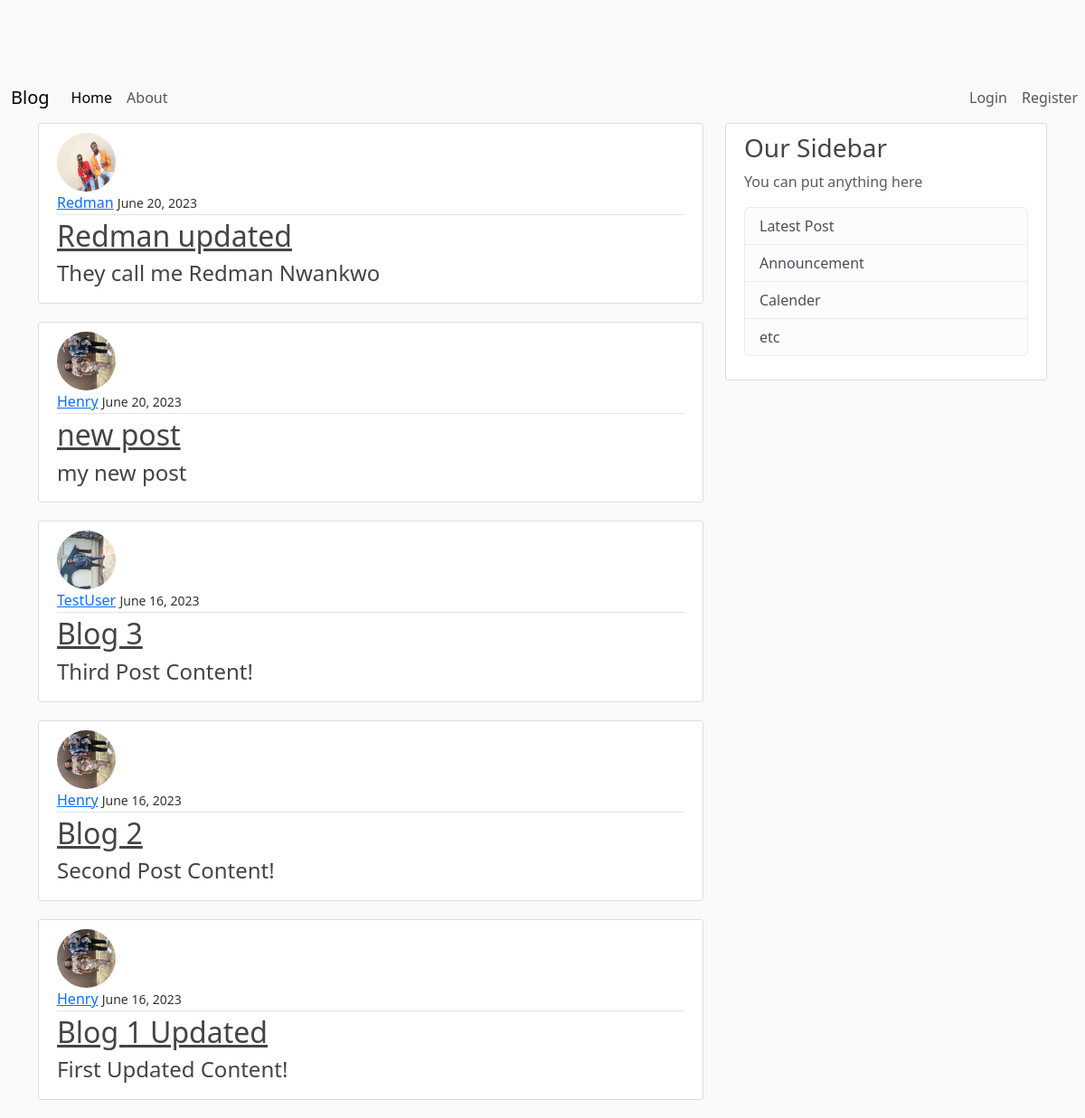
The app's page /, older data.
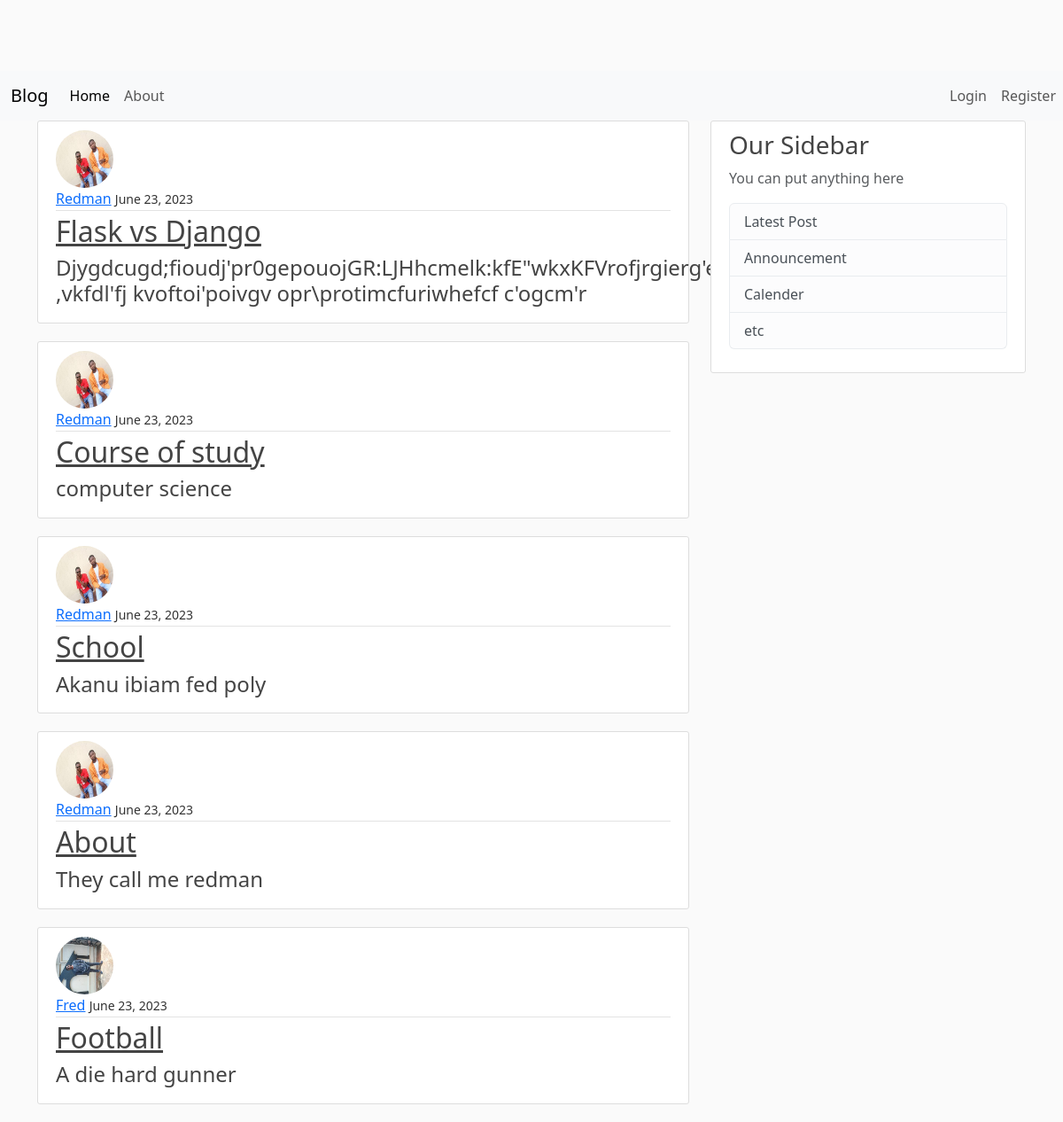
The same page, newer data.
### blog/models.py (models this page shows, shortened)
class Post(models.Model):
    title = models.CharField(max_length=100)
    content = models.TextField(max_length=500)
    date_posted = models.DateTimeField(default=timezone.now)
    author = models.ForeignKey(User, on_delete=models.CASCADE)

### users/models.py (models this page shows, shortened)
class Profile(models.Model):
    user = models.OneToOneField(User, on_delete=models.CASCADE)
    image = models.ImageField(default='default.jpg', upload_to='profile_pics')

### blog/views.py (the view)
# urls.py: path('', PostListView.as_view(), name='home'),
class PostListView(ListView):
    model = Post
    template_name = 'blog/home.html'
    context_object_name = 'posts'
    ordering = ['-date_posted']
    paginate_by = 5

### blog/templates/blog/home.html
{% extends 'blog/base.html' %}
    {% block content %}
        {% for post in posts %}
            <article class="media content-section">
                <img class="rounded-circle article-img" src="{{ post.author.profile.image.url }}" alt="">
                <div class="article-metadata">
                    <a class="mr-2" href="#">{{ post.author }}</a>
                    <small class="text">{{ post.date_posted |date:"F d, Y" }}</small>
                </div>
                <h2><a class="article-title" href="{% url 'post-detail' post.id %}">{{post.title}}</a></h2>
                <h4 class="article-content"> {{ post.content }} </h4>
            </article>
        {% endfor %}
    {% endblock content %}

Row changes from the older to the newer data that the page shows:
no longer on this page (row unchanged): Post: author.profile.image (picture), author "Redman", date_posted "June 20, 2023", title "Redman updated", content "They call me Redman Nwankwo"
no longer on this page (row unchanged): Post: author.profile.image (picture), author "Henry", date_posted "June 20, 2023", title "new post", content "my new post"
no longer on this page (row unchanged): Post: author.profile.image (placeholder picture), author "TestUser", date_posted "June 16, 2023", title "Blog 3", content "Third Post Content!"
no longer on this page (row unchanged): Post: author.profile.image (picture), author "Henry", date_posted "June 16, 2023", title "Blog 2", content "Second Post Content!"
no longer on this page (row unchanged): Post: author.profile.image (picture), author "Henry", date_posted "June 16, 2023", title "Blog 1 Updated", content "First Updated Content!"
added Post: author.profile.image (picture), author "Redman", date_posted "June 23, 2023", title "Flask vs Django", content "Djygdcugd;fioudj'pr0gepouojGR:LJHhcmelk:kfE\"wkxKFVrofjrgierg'eorjgck\"roc,ogrpe\\fvl\"F ,vkfdl'fj kvoftoi'poivgv opr\\protimcfuriwhefcf c'ogcm'r"
added Post: author.profile.image (picture), author "Redman", date_posted "June 23, 2023", title "Course of study", content "computer science"
added Post: author.profile.image (picture), author "Redman", date_posted "June 23, 2023", title "School", content "Akanu ibiam fed poly"
added Post: author.profile.image (picture), author "Redman", date_posted "June 23, 2023", title "About", content "They call me redman"
added Post: author.profile.image (placeholder picture), author "Fred", date_posted "June 23, 2023", title "Football", content "A die hard gunner"
